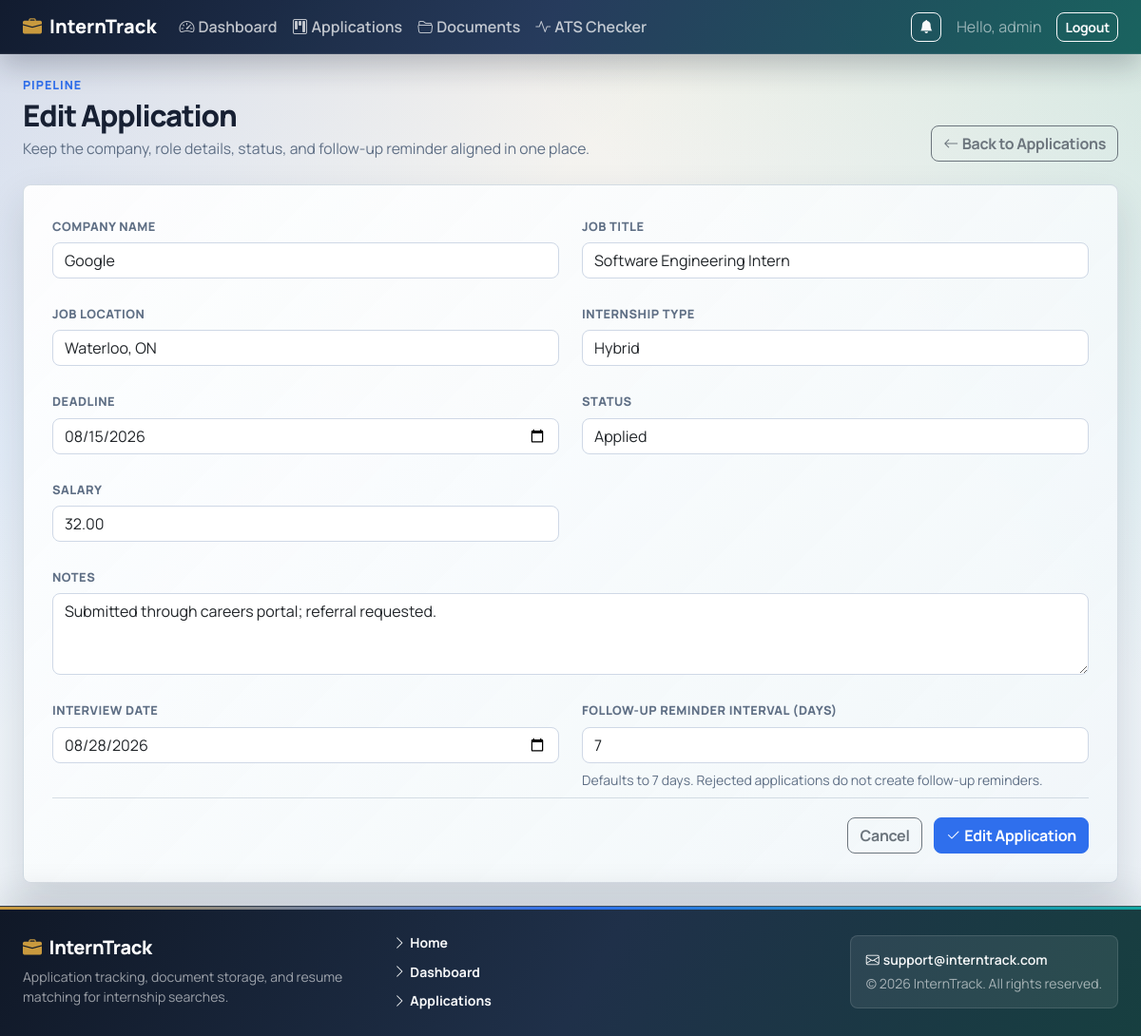
Screenshot of /applications/2/edit/ (signed in) with the database file from the repository.
### applications/models.py (models this page shows, shortened)
class JobApplication(models.Model):
    DEFAULT_FOLLOW_UP_INTERVAL_DAYS = 7
    FINAL_STATUSES = {'Rejected'}
    STATUS_CHOICES = [
        ('Saved', 'Saved'),
        ('Applied', 'Applied'),
        ('Interview', 'Interview'),
        ('Offer', 'Offer'),
        ('Rejected', 'Rejected'),
    ]
    user = models.ForeignKey(User, on_delete=models.CASCADE)
    company_name = models.CharField(max_length=200)  # simple text now
    job_title = models.CharField(max_length=200)
    job_location = models.CharField(max_length=200, blank=True)
    internship_type = models.CharField(max_length=100, blank=True)
    application_date = models.DateField(auto_now_add=True)
    deadline = models.DateField(null=True, blank=True)
    status = models.CharField(max_length=20, choices=STATUS_CHOICES, default='Saved')
    salary = models.DecimalField(max_digits=10, decimal_places=2, null=True, blank=True)
    notes = models.TextField(blank=True)
    interview_date = models.DateField(null=True, blank=True)
    follow_up_due_date = models.DateField(null=True, blank=True)
    follow_up_interval_days = models.PositiveSmallIntegerField(default=DEFAULT_FOLLOW_UP_INTERVAL_DAYS)
    last_follow_up_sent_at = models.DateTimeField(null=True, blank=True)

### applications/views.py (the view)
# urls.py: path('<int:pk>/edit/', views.application_edit, name='application_edit'),
@login_required
def application_edit(request, pk):
    app = get_object_or_404(JobApplication, pk=pk, user=request.user)
    if request.method == 'POST':
        previous_status = app.status
        previous_interview_date = app.interview_date
        form = JobApplicationForm(request.POST, instance=app)
        if form.is_valid():
            updated = form.save()
            trigger_notifications(
                updated,
                is_new=False,
                previous_status=previous_status,
                previous_interview_date=previous_interview_date,
            )
            return redirect('application_list')
    else:
        form = JobApplicationForm(instance=app)
    return render(request, 'applications/form.html', {'form': form, 'action': 'Edit'})

### applications/templates/applications/form.html (shortened to what this page needs)
{% extends "base.html" %}
{% block content %}
<div class="page-heading">
    <div>
        <div class="page-kicker">Pipeline</div>
        <h1 class="page-title">{{ action }} Application</h1>
        <p class="page-subtitle">Keep the company, role details, status, and follow-up reminder aligned in one place.</p>
    </div>
    <div class="page-actions">
        <a href="{% url 'application_list' %}" class="btn btn-outline-secondary">
            <i class="bi bi-arrow-left me-1"></i>Back to Applications
        </a>
    </div>
</div>
<form method="post" class="form-panel">
    <div class="row g-4">
        {% for field in form %}
        <div class="{% if field.name == 'notes' %}col-12{% else %}col-md-6{% endif %}">
            <label class="form-label" for="{{ field.id_for_label }}">{{ field.label }}</label>
            {{ field }}
            {% if field.help_text %}
                <div class="form-text">{{ field.help_text }}</div>
            {% endif %}
        </div>
        {% endfor %}
    </div>
    <div class="form-actions">
        <a href="{% url 'application_list' %}" class="btn btn-outline-secondary">Cancel</a>
        <button type="submit" class="btn btn-primary">
            <i class="bi bi-check2 me-1"></i>{{ action }} Application
        </button>
    </div>
</form>
{% endblock %}

### templates/base.html (shortened to what this page needs)
<!doctype html>
{% load static %}
<html lang="en">
<head>
    <link href="https://cdn.jsdelivr.net/npm/bootstrap@5.3.3/dist/css/bootstrap.min.css" rel="stylesheet">
    <link href="https://cdn.jsdelivr.net/npm/bootstrap-icons@1.11.3/font/bootstrap-icons.min.css" rel="stylesheet">
    <link href="{% static 'css/interntrack.css' %}" rel="stylesheet">
</head>
<body class="app-shell d-flex flex-column min-vh-100">
<nav class="navbar navbar-expand-lg navbar-dark app-navbar">
    <div class="container-fluid px-4">
        <a class="navbar-brand d-flex align-items-center gap-2" href="{% url 'home' %}">
            <i class="bi bi-briefcase-fill brand-icon"></i>
            <span>InternTrack</span>
        </a>
        <div class="collapse navbar-collapse" id="mainNavbar">
            <ul class="navbar-nav me-auto mb-2 mb-lg-0">
                {% if user.is_authenticated %}
                <li class="nav-item">
                    <a class="nav-link" href="{% url 'dashboard:dashboard_home' %}"><i class="bi bi-speedometer2 me-1"></i>Dashboard</a>
                </li>
                <li class="nav-item">
                    <a class="nav-link" href="{% url 'application_list' %}"><i class="bi bi-kanban me-1"></i>Applications</a>
                </li>
                <li class="nav-item">
                    <a class="nav-link" href="{% url 'documents:document_list' %}"><i class="bi bi-folder2-open me-1"></i>Documents</a>
                </li>
                <li class="nav-item">
                    <a class="nav-link" href="{% url 'documents:ats_checker' %}"><i class="bi bi-activity me-1"></i>ATS Checker</a>
                </li>
                {% endif %}
            </ul>
            <div class="d-flex align-items-center gap-2">
                {% if user.is_authenticated %}
                    <div class="dropdown me-2">
                        <a class="btn btn-outline-light btn-sm position-relative"
                           href="#"
                           id="notifDropdown"
                           data-bs-toggle="dropdown"
                           aria-expanded="false"
                           title="Notifications">
                            <i class="bi bi-bell-fill"></i>
                        </a>
                    </div>
                    <a class="navbar-text text-decoration-none me-2" href="{% url 'profile' %}">
                        Hello, {{ user.get_full_name|default:user.first_name|default:user.username }}
                    </a>
                    <form method="post" action="{% url 'logout' %}">
                        <button type="submit" class="btn btn-outline-light btn-sm">Logout</button>
                    </form>
                {% else %}
                    <a class="btn btn-outline-light btn-sm" href="{% url 'login' %}">Login</a>
                    <a class="btn btn-primary btn-sm" href="{% url 'register' %}">Register</a>
                {% endif %}
            </div>
        </div>
    </div>
</nav>
<main class="app-main container-fluid px-4 py-4 flex-grow-1">
    {% block content %}{% endblock %}
</main>
<footer class="app-footer text-light mt-auto py-4">
    <div class="container-fluid px-4">
        <div class="row g-3 align-items-center">
            <div class="col-md-4">
                <h2 class="h5 mb-2 d-flex align-items-center gap-2">
                    <i class="bi bi-briefcase-fill brand-icon"></i>
                    <span>InternTrack</span>
                </h2>
                <p class="small text-secondary mb-0">Application tracking, document storage, and resume matching for internship searches.</p>
            </div>
            <div class="col-md-4">
                <ul class="list-unstyled small mb-0 d-grid gap-1">
                    <li><a class="link-light link-offset-2 link-underline-opacity-0 link-underline-opacity-75-hover" href="{% url 'home' %}"><i class="bi bi-chevron-right me-1"></i>Home</a></li>
                    {% if user.is_authenticated %}
                    <li><a class="link-light link-offset-2 link-underline-opacity-0 link-underline-opacity-75-hover" href="{% url 'dashboard:dashboard_home' %}"><i class="bi bi-chevron-right me-1"></i>Dashboard</a></li>
                    <li><a class="link-light link-offset-2 link-underline-opacity-0 link-underline-opacity-75-hover" href="{% url 'application_list' %}"><i class="bi bi-chevron-right me-1"></i>Applications</a></li>
                    {% endif %}
                </ul>
            </div>
            <div class="col-md-4 text-md-end small text-secondary">
                <div class="footer-contact-card text-md-start">
                    <div class="text-light fw-semibold"><i class="bi bi-envelope me-1"></i>support@interntrack.com</div>
                    <div class="text-secondary mt-1">&copy; {% now "Y" %} InternTrack. All rights reserved.</div>
                </div>
            </div>
        </div>
    </div>
</footer>
</body>
</html>

### static/css/interntrack.css (style rules this page uses)
:root { --it-font-sans: "Manrope", "Segoe UI", sans-serif; --it-bg: #eef4f8; --it-surface: rgba(255, 255, 255, 0.82); --it-surface-strong: #ffffff; --it-ink: #172033; --it-muted: #5f6f85; --it-border: rgba(123, 143, 166, 0.28); --it-primary: #2f6fed; --it-primary-dark: #214db3; --it-success: #0f9f6e; --it-warning: #c87915; --it-danger: #dc2626; --it-gold: #c99a3e; --it-teal: #12a7a2; --it-berry: #9b3f73; --it-shadow: 0 18px 42px rgba(28, 41, 61, 0.14); }
body.app-shell { background: linear-gradient(135deg, rgba(47, 111, 237, 0.16), transparent 34%), linear-gradient(225deg, rgba(18, 167, 162, 0.14), transparent 32%), linear-gradient(180deg, #f7f2ea 0%, #eef4f8 43%, #edf2f7 100%); color: var(--it-ink); font-family: var(--it-font-sans); min-height: 100vh; text-rendering: optimizeLegibility; }
h1, h2, h3, h4, h5, h6, .navbar-brand, .btn { letter-spacing: -0.02em; }
.app-navbar { background: linear-gradient(120deg, rgba(14, 24, 43, 0.98), rgba(34, 55, 89, 0.98) 48%, rgba(22, 96, 93, 0.98)); border-bottom: 1px solid rgba(255, 255, 255, 0.1); box-shadow: 0 12px 30px rgba(15, 23, 42, 0.24); }
.app-navbar .navbar-brand { font-weight: 800; letter-spacing: 0; }
.brand-icon { color: var(--it-gold); }
.app-navbar .nav-link { border-radius: 8px; color: rgba(255, 255, 255, 0.72); font-weight: 600; padding-inline: 0.85rem; }
.app-main { max-width: 1500px; width: 100%; }
.app-footer { background: linear-gradient(120deg, #101827, #1f3049 52%, #173f40); border-top: 1px solid rgba(255, 255, 255, 0.12); box-shadow: 0 -12px 34px rgba(15, 23, 42, 0.12); color: rgba(255, 255, 255, 0.86); position: relative; }
.app-footer::before { background: linear-gradient(90deg, var(--it-gold), var(--it-primary), var(--it-teal)); content: ""; height: 3px; left: 0; position: absolute; right: 0; top: 0; }
.app-footer h2 { color: #fff; font-weight: 800; }
.app-footer p, .app-footer .text-secondary { color: rgba(255, 255, 255, 0.58) !important; }
.app-footer a { color: rgba(255, 255, 255, 0.82); display: inline-flex; font-weight: 700; padding: 0.18rem 0; }
.footer-contact-card { background: rgba(255, 255, 255, 0.08); border: 1px solid rgba(255, 255, 255, 0.12); border-radius: 8px; display: inline-block; padding: 0.9rem 1rem; }
.page-heading { display: flex; align-items: flex-end; justify-content: space-between; gap: 1rem; margin-bottom: 1.5rem; }
.page-kicker { color: var(--it-primary); font-size: 0.78rem; font-weight: 800; letter-spacing: 0.08em; margin-bottom: 0.35rem; text-transform: uppercase; }
.page-title { color: var(--it-ink); font-size: clamp(1.8rem, 2.6vw, 2.45rem); font-weight: 800; letter-spacing: -0.04em; line-height: 1.05; margin: 0; }
.page-subtitle { color: var(--it-muted); font-size: 0.98rem; line-height: 1.6; margin: 0.4rem 0 0; max-width: 680px; }
.page-actions { align-items: center; display: flex; flex-wrap: wrap; gap: 0.65rem; justify-content: flex-end; }
.form-control, .form-select { border-color: #cfd8e6; border-radius: 8px; }
.btn { border-radius: 8px; font-weight: 700; }
.btn-primary { background: var(--it-primary); border-color: var(--it-primary); }
.form-panel, .detail-panel, .danger-panel { background: linear-gradient(135deg, rgba(255, 255, 255, 0.92), rgba(241, 247, 250, 0.84)); border: 1px solid var(--it-border); border-radius: 8px; box-shadow: var(--it-shadow); }
.form-panel { padding: clamp(1.25rem, 2.5vw, 2rem); }
.form-panel .form-label { color: var(--it-muted); font-size: 0.8rem; font-weight: 800; letter-spacing: 0.04em; margin-bottom: 0.45rem; text-transform: uppercase; }
.form-panel .form-text { color: var(--it-muted); margin-top: 0.45rem; }
.form-actions { align-items: center; border-top: 1px solid var(--it-border); display: flex; flex-wrap: wrap; gap: 0.75rem; justify-content: flex-end; margin-top: 0.5rem; padding-top: 1.25rem; }

### rows the page displays
JobApplication: form "Google" "Software Engineering Intern" "Waterloo, ON" "Hybrid" "08/15/2026" "Applied" "32.00" "Submitted through careers portal; referral requested." "08/28/2026" "7"

### other values shown
{{ user.get_full_name|default:user.first_name|default:user.username }} "admin"
{{ action }} "Edit"
{{ field.label }} "COMPANY NAME" "JOB TITLE" "JOB LOCATION" "INTERNSHIP TYPE" "DEADLINE" "STATUS" "SALARY" "NOTES" "INTERVIEW DATE" "FOLLOW-UP REMINDER INTERVAL (DAYS)"
{{ field.help_text }} "Defaults to 7 days. Rejected applications do not create follow-up reminders."
